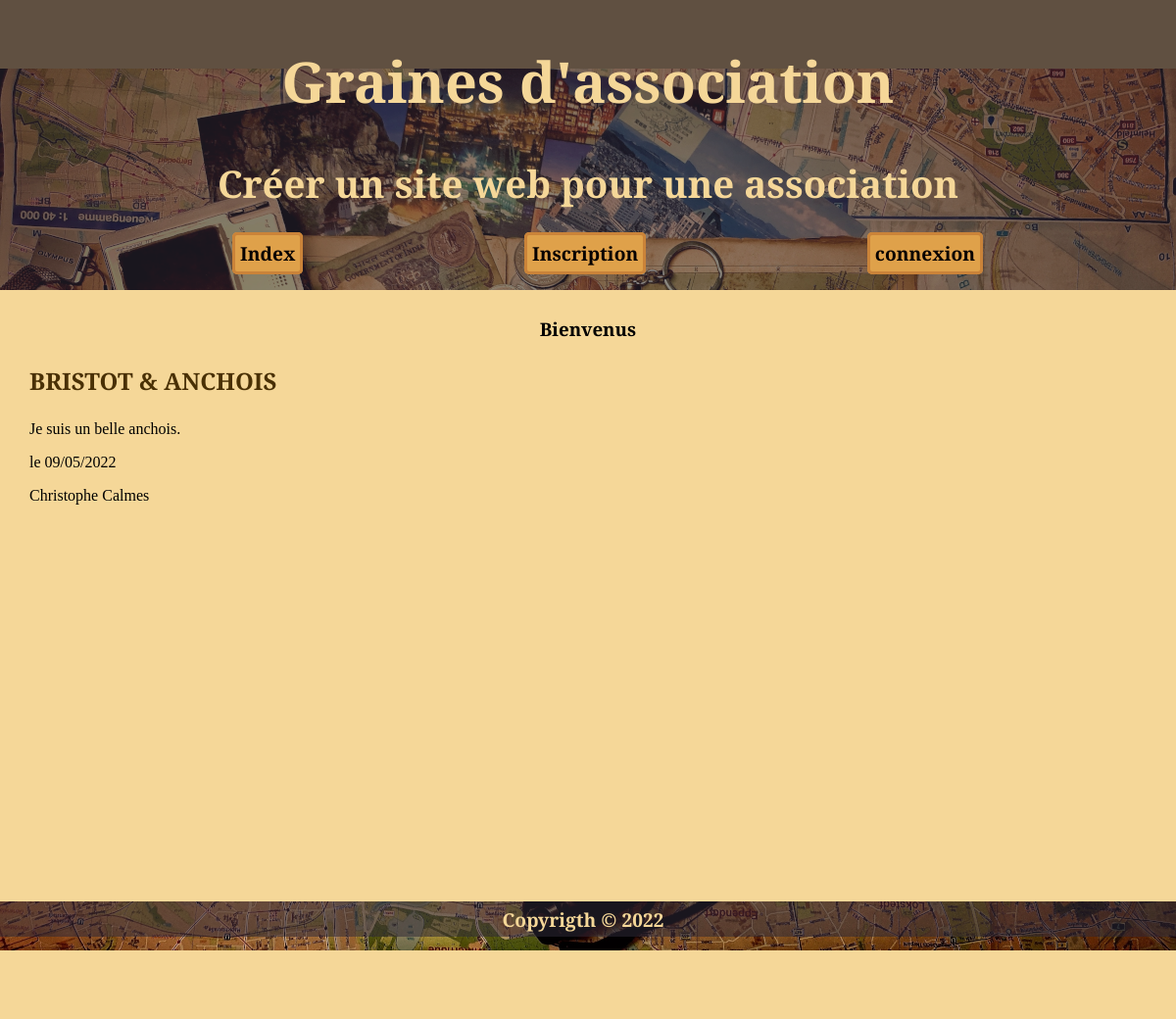
Screenshot of /index.php?idNav=35&idArticle=11 with the database file from the repository.
### tables this page shows
CREATE TABLE `dataSite` (
  `idDataSite` int NOT NULL,
  `titre` varchar(50) NOT NULL,
  `sousTitre` varchar(100) NOT NULL,
  `description` varchar(150) NOT NULL,
  `anneeCour` varchar(12) NOT NULL,
  `cotisation` float NOT NULL,
  `clotureCompta` tinyint(1) NOT NULL DEFAULT '0',
  `emailContact` varchar(60) DEFAULT NULL,
  `url` varchar(255) DEFAULT NULL,
  `adresse` varchar(255) DEFAULT NULL
);

CREATE TABLE `navigation` (
  `idNav` int NOT NULL,
  `nomNav` varchar(30) NOT NULL,
  `cheminNav` varchar(80) NOT NULL,
  `menuVisible` tinyint(1) NOT NULL,
  `zoneMenu` int NOT NULL,
  `ordre` tinyint NOT NULL,
  `niveau` tinyint NOT NULL,
  `valide` tinyint NOT NULL DEFAULT '1',
  `deroulant` tinyint NOT NULL DEFAULT '0',
  `targetRoute` varchar(16) NOT NULL DEFAULT '0'
);

CREATE TABLE `articles` (
  `idArticle` int NOT NULL,
  `titre` varchar(100) NOT NULL,
  `texte` text NOT NULL,
  `valide` tinyint(1) NOT NULL,
  `date` datetime NOT NULL DEFAULT CURRENT_TIMESTAMP,
  `auteur` int NOT NULL
);

CREATE TABLE `users` (
  `idUser` int NOT NULL,
  `login` varchar(30) DEFAULT NULL,
  `mdp` varchar(80) DEFAULT NULL,
  `email` varchar(60) DEFAULT NULL,
  `nom` varchar(60) NOT NULL,
  `prenom` varchar(60) NOT NULL,
  `adresse` varchar(255) DEFAULT NULL,
  `ville` varchar(255) DEFAULT NULL,
  `codePostal` varchar(10) DEFAULT NULL,
  `bornYear` varchar(4) DEFAULT NULL,
  `role` tinyint(1) NOT NULL DEFAULT '0',
  `valide` tinyint(1) DEFAULT '0',
  `token` varchar(24) DEFAULT NULL,
  `cotisation` tinyint(1) DEFAULT '0',
  `dateInscription` datetime NOT NULL DEFAULT CURRENT_TIMESTAMP,
  `dateCotisation` date DEFAULT NULL,
  `dateConnexion` datetime NOT NULL DEFAULT CURRENT_TIMESTAMP,
  `telephone` varchar(30) DEFAULT NULL,
  `numeroAdherant` varchar(12) DEFAULT NULL
);

### index.php (called while the page is built, shortened)
<?php
include 'path.php';
include   $cheminCorps.'kether.php';
include   $cheminCorps.'head.php';
include   $cheminCorps.'navHigh.php';
include   $cheminCorps.'main.php';
include   $cheminCorps.'foot.php';
?>

### objets/RCUD.php (called while the page is built, shortened)
<?php
class RCUD extends ParamDB {
  private $sql;
  private $param;
  public function __construct($sql, $param) {
    $this->sql = $sql;
    $this->param = $param;
  }
  public function READ() {
    try {
      $conn = new PDO("mysql:host=$this->serverName;dbname=$this->dbName", $this->userName, $this->password);
      $conn->setAttribute(PDO::ATTR_ERRMODE, PDO::ERRMODE_EXCEPTION);
    } catch(PDOException $e) {
     echo "Error: " . $e->getMessage();
    }
    $data = $conn->prepare($this->sql);
    foreach ($this->param as $key) {
      $data->bindParam($key['prep'],$key['variable']);
    }
    $data->execute();
    $data->setFetchMode(PDO::FETCH_ASSOC);
    $dataTraiter = $data->fetchAll();
    return $dataTraiter;
  }
}

### pages/corps/kether.php (called while the page is built, shortened)
<?php
$sql = "SELECT `titre`, `sousTitre`, `description` FROM `dataSite`";
$param = [];
$read = new RCUD($sql, $param);
$dataHead = $read->READ();
$title =  $dataHead[0]['titre'];
$title2 = $dataHead[0]['sousTitre'];
require 'functions/functionDateTime.php';

### sources/navigation/objets/getNav.php (called while the page is built, shortened)
<?php
class GetNav {
  public function getMenuNav($niveau,  $zone) {
    $sql = "SELECT `idNav`, `nomNav`, `deroulant`, `zoneMenu`, `niveau`, `targetRoute`
    FROM `navigation`
    WHERE `niveau` = :niveau AND `zoneMenu` = :zoneMenu AND `menuVisible`= 1 AND `valide` = 1
    ORDER BY `ordre`";
    $param = [['prep'=>':niveau', 'variable'=>$niveau], ['prep'=>':zoneMenu', 'variable'=>$zone]];
    $data = new RCUD($sql, $param);
    return $data->READ();
  }
}

### sources/secretariat/objets/getArticle.php (called while the page is built, shortened)
<?php
class GetArticle {
  public function getOneArticle($id) {
    $param = [['prep'=>':idArticle', 'variable'=>$id]];
    $select = "SELECT `idArticle`, `titre`, `texte`, `date`, `nom`, `prenom`, `articles`.`valide`
    FROM `articles`
    INNER JOIN `users` ON `idUser` = `auteur`
    WHERE `idArticle` = :idArticle";
    $select = new RCUD($select, $param);
    return $select->READ();
  }
}

### functions/functionDateTime.php (called while the page is built, shortened)
<?php
function brassageDate($data) {
$date = $data;
$year = substr($date,0,4);
$month = substr($date,5,2);
$day = substr($date,8,2);
$date = $day.'/'.$month.'/'.$year;
return $date;
}

### sources/secretariat/objets/printArticle.php (the view, shortened to what this page needs)
<?php
class PrintArticle extends GetArticle {
  public function affichageLastArticle($data){
    if($data != []){
    echo '<section class="articleIndex"><article>';
      echo '<h3 class="titrePage">'.$data[0]['titre'].'</h3>';
      echo '<p>'.$data[0]['texte'].'</p>';
      echo '<p>le '.brassageDate($data[0]['date']).'</p>';
      echo '<p>'.$data[0]['prenom'].' '.$data[0]['nom'].'</p>';
    echo'</article></section>';
  } else {
        echo '<section class="articleIndex"><article>
        <p>Pas encore d\'article posté.</p>
        </article></section>';
  }
  }
}

### pages/corps/navHigh.php (shortened to what this page needs)
<header class="parallax-effect">
<div class="calque">
  <h1><?=$title?></h1>
  <h2><?=$title2?></h2>
  <?php include 'sources/navigation/affichages/bandeauHaut.php'; ?>
  </div>
</header>

### sources/navigation/objets/printNav.php (shortened to what this page needs)
<?php
class PrintNav extends GetNav {
  public function printNavigationBandeau($variable) {
    echo '<nav>
    <ul class="navigationBandeau">';
    echo '<li><a href="index.php?idNav=0" class="lienNav">Index</a></li>';
    foreach ($variable as $key => $value) {
      if($value['deroulant'] > 0) {
        $dataDeroulant = new GetNav();
        $dataTraiter = $dataDeroulant->getMenuNav($value['niveau'],  $value['deroulant']);
        echo '<div class="dropdown">';
        echo '<button class="buttonForm">'.utf8_encode($value['nomNav']).'</button>';
        echo ' <div class="dropdown-child">';
        foreach ($dataTraiter as $key => $value) {
          echo '<div>
          <a href="index.php?idNav='.$value['targetRoute'].'" class="lienNav">'.utf8_encode($value['nomNav']).'</a>
          </div>';
        }
        echo '</div>';
        echo '</div>';
        } else {
        echo '<li><a href="index.php?idNav='.$value['targetRoute'].'" class="lienNav">'.utf8_encode($value['nomNav']).'</a></li>';
      }
    }
    echo '</ul>
    </nav>';
  }
}

### css/master.css (style rules this page uses)
body { font-family: 'Roboto Serif', serif; height: auto; width: auto; margin: 0; background: #F5D798ff; }
h1, h2 { font-size: 3em; color:#F5D798ff; text-align: center; font-family: 'Cinzel', serif; }
h1 { font-size: 3em; }
h2 { font-size: 2em; }
h3, h4, h5, h6 { font-family: 'Playfair Display', serif; }
.titrePage { font-size: 1.5em; color: #493005ff; text-transform: uppercase; }
header { background-color: hsla(38, 87%, 15%, 0.5); }
.articleIndex { text-align: justify; margin-left: auto; }
ul { list-style: none; }
.parallax-effect { background-image: url("../images/rollMap.webp"); min-height: 15vh; background-attachment: fixed; background-position: center; background-repeat: no-repeat; background-size: 100%; text-align: center; }
.calque { min-height: 200%; font-weight: 600; font-size: 1.2em; background-color: hsla(264, 15%, 19%, 0.55); width: auto; color: #F5D798ff; padding: 0.25em; }
.navigationBandeau { list-style: none; display: flex; flex-direction: row; justify-content: space-evenly; align-items: center; }
.navigationBandeau li { padding-left: 0.5em; padding-right: 0.5em; margin-left: 1em; margin-right: 1em; text-align: center; }
.lienNav { text-decoration: none; background-color: #DFA14Aff; border: 3px solid #CA8339ff; font-family: 'Cinzel', serif; color: #070000ff; border-radius: 5px; padding: auto; cursor: auto; font-weight: 600; padding: 0.25em; margin: 0.25em; transition: border 0.7s; }

### rows the page displays
datasite: titre "Graines d'association", sousTitre "Créer un site web pour une association"
navigation: nomNav "Inscription"
navigation: nomNav "connexion"
articles: titre "BRISTOT & ANCHOIS", texte "Je suis un belle anchois.", date "09/05/2022", auteur.prenom "Christophe", auteur.nom "Calmes"
